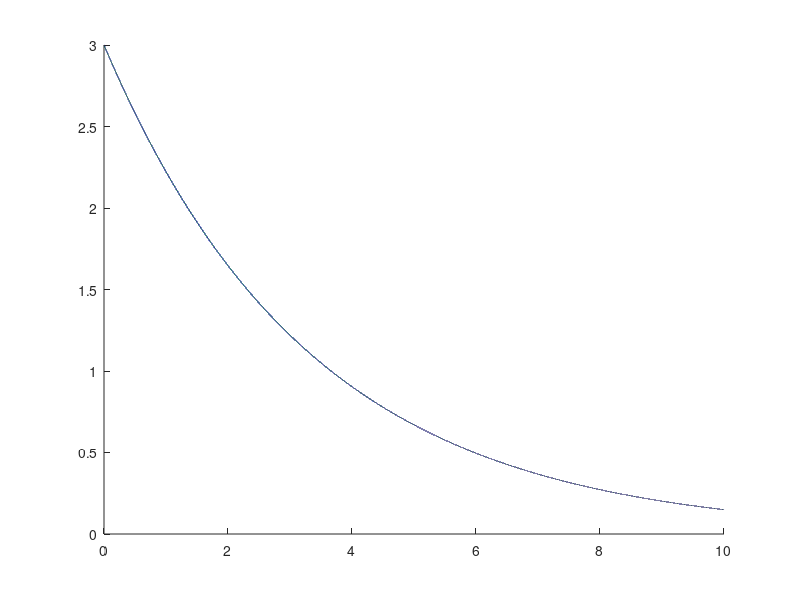
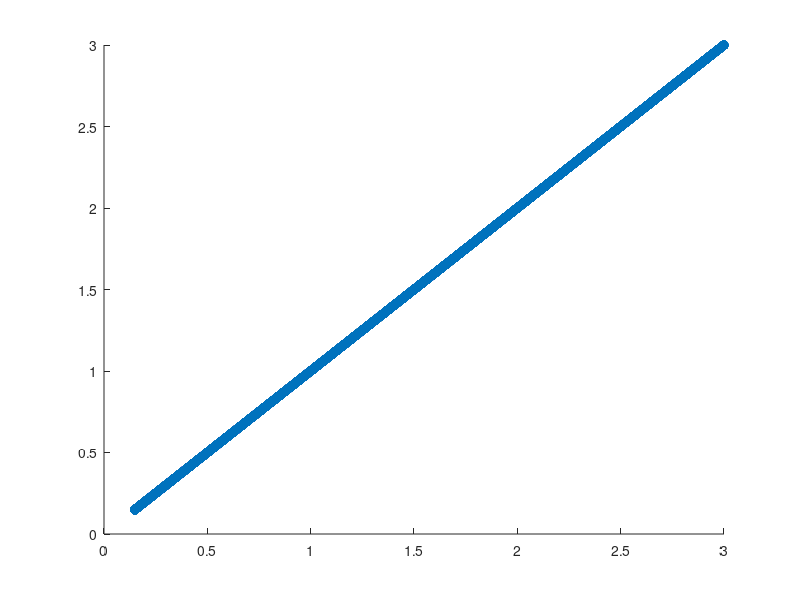
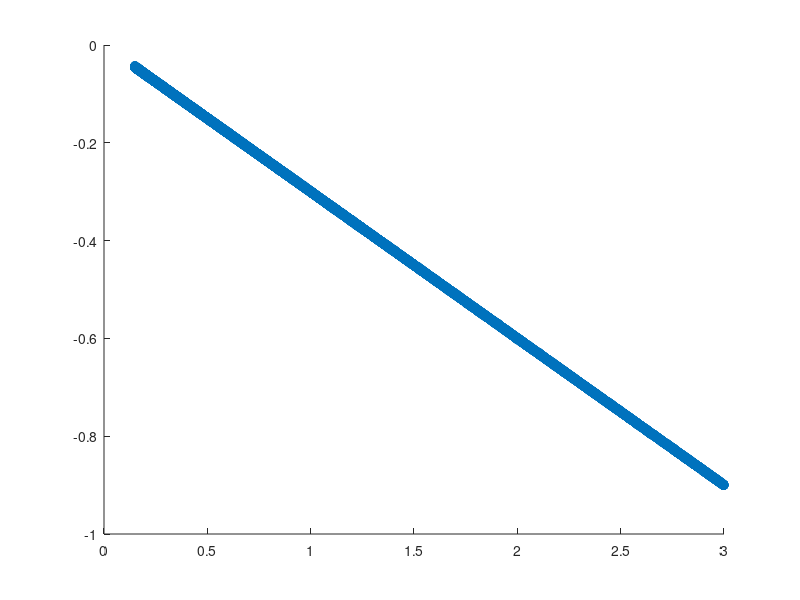

Source code (MATLAB) for these figures, in order: (Note: this script raises an error after producing the figures.)
clear all
close all
addpath('functions', 'data');
clc

delta_t = 0.0001;
T = 10;

sigma = 0.00001;

x0 = 3;
x = zeros( 1, ceil(T/delta_t)+1 );

x(:, 1) = x0;

a = -0.3;

for t = 2:length(x)
    x(:, t) = (1 + a * delta_t) * x(:,t-1) + sigma * sqrt(delta_t) * randn(1);
end

t = 0:delta_t:T;

figure(); hold on;
plot(t, x(1,:), '-')
plot(t, x0.*exp(a.*t), 'k--')
hold off;

figure(); hold on;
scatter(x(1, 1:end-1), x(1, 2:end))

dx =  (x(1, 3:end) -  x(1, 1:end-2)) / (2 .* delta_t);

figure(); hold on;
scatter(x(1, 2:end-1), dx)

%%
clear all;
close all;
clc;

param = [3.2, 0.02, 6.29];

func_derivative = @(t, X, param) [
    -param(3) .* X(2,:) - 0.05 .* X(1,:) .* ( X(1,:).^2 + X(2,:).^2 - param(1).^2 );
     param(3) .* X(1,:) - 0.05 .* X(2,:) .* ( X(1,:).^2 + X(2,:).^2 - param(1).^2 )
];

dt = 1/12;

T = 30;
Y_0 = [param(1), 0];

Y = zeros( 2, ceil(T/dt)+1 );
Y(:,1) = Y_0;

sigma = 0.2;

for t = 2:length(Y)
    
    rad_noise = 0.1 .* sqrt(dt) .* randn(1) .* Y(:, t-1)./norm(Y(:, t-1));
    
    phase_noise = 0.2 .* sqrt(dt) .* randn(1) .* [Y(2, t-1); -Y(1, t-1)]./norm(Y(:, t-1));
    
    Y(:,t) = RK4step(func_derivative, param, t*dt, Y(:,t-1), dt) + 0.2 .* [0;1] .* sqrt(dt) .* randn(1);
    
    % + rad_noise + phase_noise;
end

t = 0:dt:T;
Y3 = param(2).* ( exp(param(1) + Y(2,:) ) - 1 );

figure('Position', [100, 100, 800, 400]);
subplot(1,2,1); hold on;
plot(t, Y(1,:))
plot(t, Y(2,:))
plot(t, param(1)*cos(param(3)*t), '--')
title('Realizations')
legend('Y1', 'Y2', 'a cos(wt)')
xlabel('time')
ylabel('Value')
grid on; hold off;
subplot(1,2,2); hold on;
plot(Y(1,:), Y(2,:))
title('Phase Portrait')
xlabel('Y1')
ylabel('Y2')
grid on; hold off;
sgtitle({'Simulation of my SDE'})

figure('Position', [100, 100, 800, 400]);
subplot(1,2,1); hold on;
plot(t, Y3)
title('Realizations')
legend('Y3')
xlabel('time')
ylabel('Value')
grid on; hold off;
subplot(1,2,2); hold on;
plot(Y(1,:), Y3)
title('Phase Portrait')
xlabel('Y1')
ylabel('Y2')
grid on; hold off;
sgtitle({'Simulation of my SDE'})

%%
clear all;
close all;
clc;

param = [3.14, 0.45, 6.29];

func_derivative = @(t, X, param) [
    param(2) .* ( param(1) - X(1,:) );
    param(3);
];

dt = 1/12;

T = 30;
Y_0 = [3.5, -1.8, -1];

Y = zeros( 3, ceil(T/dt)+1 );
Y(:,1) = Y_0';

sigma_r = exp(-6.4);
sigma_theta = exp(-1.4);
sigma_Z = exp(1.75);

sigma = [sigma_r, sigma_theta, sigma_Z]';

for t = 2:length(Y)
    Y(:,t) = RK4step(func_derivative, param, t*dt, Y(:,t-1), dt) + sqrt(dt) .* sigma .* randn(3,1);
end

t = 0:dt:T;

figure('Position', [100, 100, 800, 400]);
subplot(1,2,1); hold on;
plot(t, Y(1,:) )
plot(t, mod(Y(2,:), 2*pi) )
plot(t, Y(3,:))
title('Realizations')
legend('R', 'w', 'Z')
xlabel('time')
ylabel('Value')
grid on; hold off;
subplot(1,2,2); hold on;
plot( Y(1,:).*cos(Y(2,:)), Y(1,:).*sin(Y(2,:)) )
title('Phase Portrait')
xlabel('Y1')
ylabel('Y2')
grid on; hold off;
sgtitle({'Simulation of my SDE'})

figure('Position', [100, 100, 800, 400]);
subplot(1,2,1); hold on;
plot(t, 0.75 .* (exp(Y(1,:) .* (1 + sin(Y(2,:)))) - 1))
title('Realizations')
legend('Y3')
xlabel('time')
ylabel('Value')
grid on; hold off;
subplot(1,2,2); hold on;
plot(Y(1,:).*cos(Y(2,:)), 0.75 .* (exp(Y(1,:) .* (1 + sin(Y(2,:)))) - 1))
title('Phase Portrait')
xlabel('Y1')
ylabel('Y2')
grid on; hold off;
sgtitle({'Simulation of my SDE'})


%% Another attempt
clear all;
close all;
clc;

A = 3;
c = 5;
w = 6.25;

param = [A, c, w];

func_derivative = @(t, X, param) [
    -param(3).*X(:,2) , param(3).*X(:,1) , param(2).*param(3).*X(:,1) .* exp( param(2).*( 1 + X(:,2) ) ) .* param(1).*exp(-2.*param(2));
];

dt = 1/12;

T = 10;
X_0 = [0.0, -1.0, 0.02];

X = zeros( ceil(T/dt)+1 , 3 );
X(1,:) = X_0;

sigma = 0.01;

for t = 2:length(X)
    %X(:,t) = X(:,t-1) + dt * func_derivative((t-1)*dt, Y(:,t-1), param) + sqrt(dt) .* sigma .* randn(1,1);
    
    %param(4) = param(4) +  sqrt(dt) .* sigma .* randn(1,1);
    
    X(t, :) = RK4step(func_derivative, param, (t-1)*dt, X(t-1, :), dt) + sqrt(dt) .* sigma .* randn(1,3);
    
%      if X(t, 3) < 0
%          X(t,3) = 0;
%      end
end

t = 0:dt:T;

figure('Position', [100, 100, 800, 400]);
subplot(1,2,1); hold on;
plot(t, X(:,1) )
plot(t, X(:,2) )
plot(t, X(:,3))
title('Realizations')
legend('X1', 'X2', 'X3')
xlabel('time')
ylabel('Value')
grid on; hold off;
subplot(1,2,2); hold on;
plot( X(:,1), X(:,2) )
title('Phase Portrait')
xlabel('X1')
ylabel('X2')
grid on; hold off;
sgtitle({'Simulation of my SDE'})

figure('Position', [100, 100, 800, 400]);
subplot(1,2,1); hold on;
plot(t, X(:,3))
title('Realizations')
legend('X3')
xlabel('time')
ylabel('Value')
grid on; hold off;
subplot(1,2,2); hold on;
plot(X(:,1), X(:,3))
title('Phase Portrait')
xlabel('X1')
ylabel('X3')
grid on; hold off;
sgtitle({'Simulation of my SDE'})
